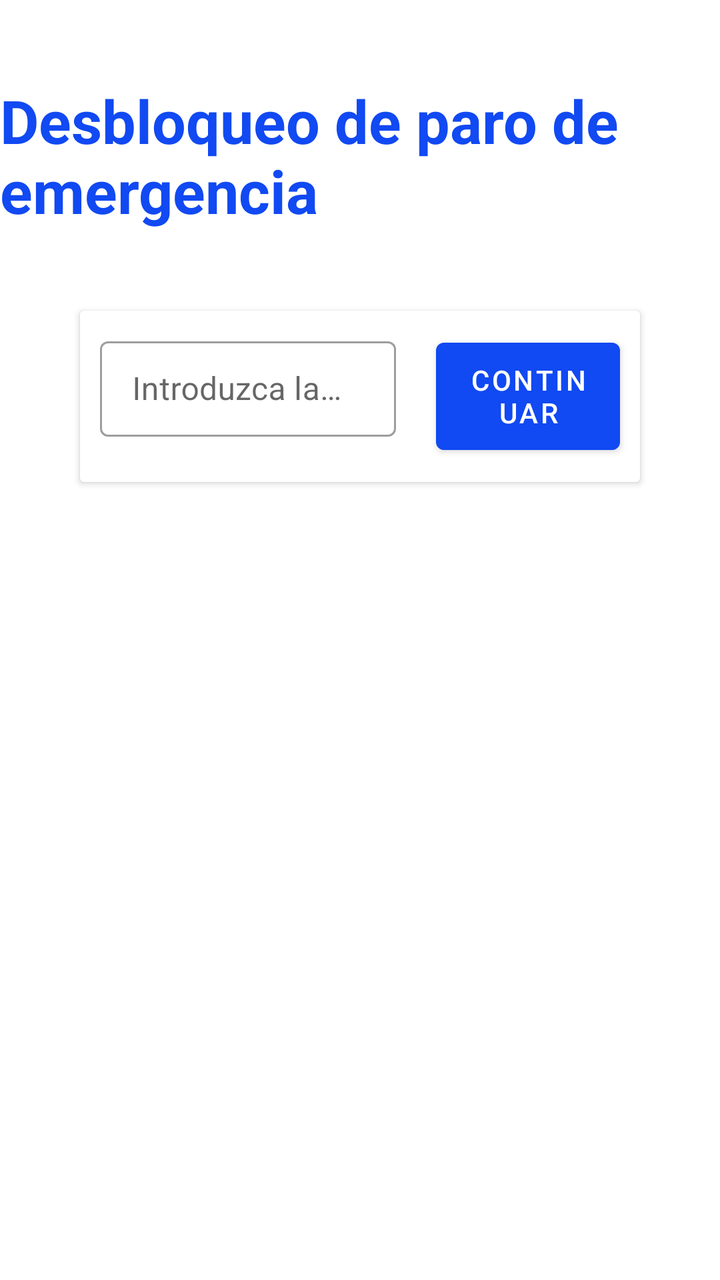
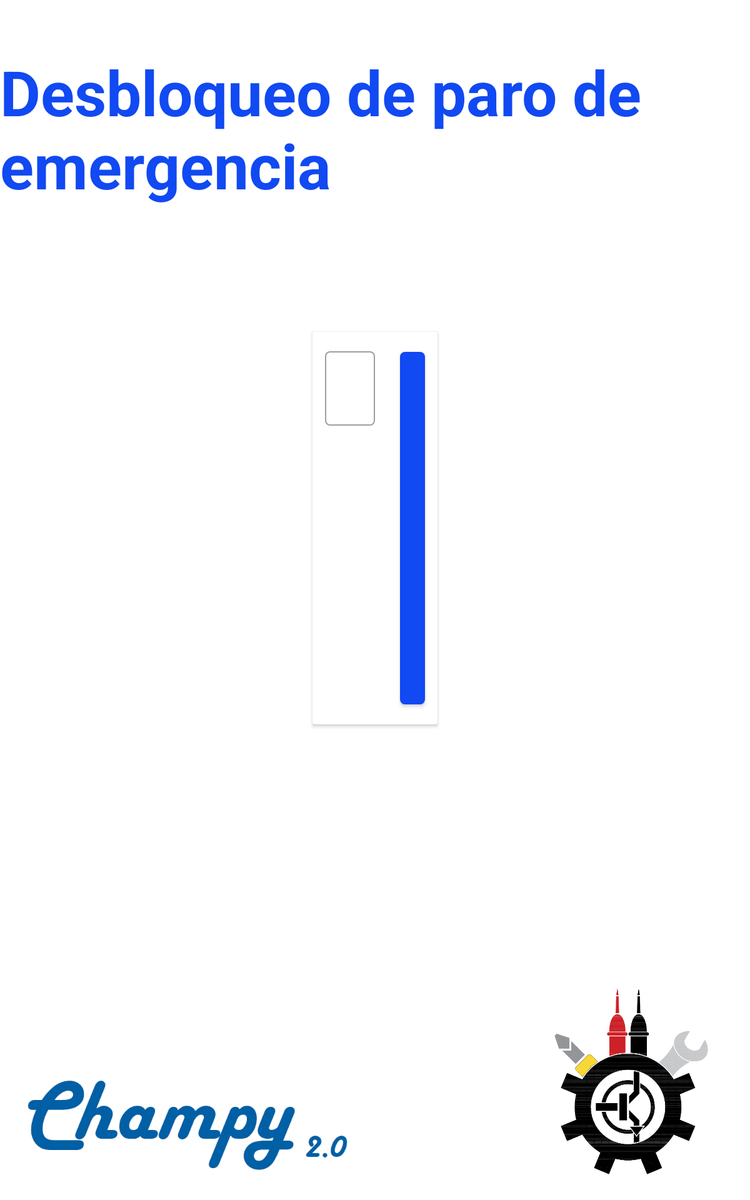

An Android layout and its configuration variant, each rendered on a device that would load it. The default file and the variant file are quoted in full after the pictures.
<!-- AndroidManifest.xml: application theme Theme.ChampyApp -->
<!-- res/layout/fgm_desbloquear_paro.xml -->
<?xml version="1.0" encoding="utf-8"?>
<androidx.constraintlayout.widget.ConstraintLayout xmlns:android="http://schemas.android.com/apk/res/android"
    xmlns:tools="http://schemas.android.com/tools"
    android:layout_width="match_parent"
    android:layout_height="match_parent"
    xmlns:app="http://schemas.android.com/apk/res-auto"
    tools:context=".FgmDesbloquearParo">

    <TextView
        android:id="@+id/tv_desbloquear_paro"
        android:layout_width="wrap_content"
        android:layout_height="wrap_content"
        android:layout_marginTop="40dp"
        android:text="Desbloqueo de paro de emergencia"
        android:textColor="@color/pavisa_blue"
        android:textSize="30sp"
        android:textStyle="bold"
        app:layout_constraintEnd_toEndOf="parent"
        app:layout_constraintStart_toStartOf="parent"
        app:layout_constraintTop_toTopOf="parent" />

    <androidx.cardview.widget.CardView
        android:id="@+id/cv_desbloqueo_paro"
        android:layout_width="match_parent"
        android:layout_height="wrap_content"
        android:layout_margin="40dp"
        app:layout_constraintEnd_toEndOf="parent"
        app:layout_constraintStart_toStartOf="parent"
        app:layout_constraintTop_toBottomOf="@id/tv_desbloquear_paro">

        <LinearLayout
            android:layout_width="match_parent"
            android:layout_height="wrap_content"
            android:orientation="horizontal">

            <com.google.android.material.textfield.TextInputLayout
                android:id="@+id/til_desbloquear_paro"
                style="@style/Widget.MaterialComponents.TextInputLayout.OutlinedBox.Dense"
                android:layout_width="match_parent"
                android:layout_height="match_parent"
                android:layout_margin="10dp"
                android:layout_weight="1"
                android:hint="Introduzca la contraseña para desbloquear">

                <com.google.android.material.textfield.TextInputEditText
                    android:id="@+id/et_password_paro"
                    android:layout_width="match_parent"
                    android:layout_height="wrap_content" />
            </com.google.android.material.textfield.TextInputLayout>

            <Button
                android:id="@+id/btn_desbloquear_paro"
                android:layout_width="match_parent"
                android:layout_height="match_parent"
                android:layout_margin="10dp"
                android:layout_weight="1.5"
                android:text="Continuar" />

        </LinearLayout>
    </androidx.cardview.widget.CardView>

</androidx.constraintlayout.widget.ConstraintLayout>
<!-- resources referenced by this layout -->
<resources>
  <color name="pavisa_blue">#1149f2</color>
  <style name="Theme.ChampyApp" parent="Theme.MaterialComponents.DayNight.NoActionBar">
          <item name="colorPrimary">@color/pavisa_blue</item>
          <item name="colorPrimaryVariant">@color/pavisa_blue_light</item>
          <item name="colorOnPrimary">@color/white</item>
  
  
  
  
  
  
      </style>
  <color name="pavisa_blue_light">#2b73fb</color>
  <color name="white">#FFFFFFFF</color>
</resources>
<!-- res/layout-sw600dp/fgm_desbloquear_paro.xml (the repository's variant of the layout above) -->
<!-- drawn on a 7-inch tablet held upright -->
<?xml version="1.0" encoding="utf-8"?>
<androidx.constraintlayout.widget.ConstraintLayout xmlns:android="http://schemas.android.com/apk/res/android"
    xmlns:tools="http://schemas.android.com/tools"
    android:layout_width="match_parent"
    android:layout_height="match_parent"
    xmlns:app="http://schemas.android.com/apk/res-auto"
    tools:context=".FgmDesbloquearParo">

    <ImageView
        android:id="@+id/imageView19"
        android:layout_width="260dp"
        android:layout_height="80dp"
        android:layout_marginStart="20dp"
        android:layout_marginBottom="20dp"
        android:src="@drawable/logo_champy"
        app:layout_constraintBottom_toBottomOf="parent"
        app:layout_constraintStart_toStartOf="parent" />

    <ImageView
        android:id="@+id/imageView20"
        android:layout_width="150dp"
        android:layout_height="150dp"
        android:layout_marginEnd="20dp"
        android:layout_marginBottom="20dp"
        android:src="@drawable/logo_instrumentacion"
        app:layout_constraintBottom_toBottomOf="parent"
        app:layout_constraintEnd_toEndOf="parent" />

    <TextView
        android:id="@+id/tv_desbloquear_paro"
        android:layout_width="wrap_content"
        android:layout_height="wrap_content"
        android:layout_marginTop="40dp"
        android:text="Desbloqueo de paro de emergencia"
        android:textColor="@color/pavisa_blue"
        android:textSize="50sp"
        android:textStyle="bold"
        app:layout_constraintEnd_toEndOf="parent"
        app:layout_constraintStart_toStartOf="parent"
        app:layout_constraintTop_toTopOf="parent" />

    <androidx.cardview.widget.CardView
        android:id="@+id/cv_desbloqueo_paro"
        android:layout_width="match_parent"
        android:layout_height="wrap_content"
        android:layout_marginStart="250dp"
        android:layout_marginTop="100dp"
        android:layout_marginEnd="250dp"
        app:layout_constraintEnd_toEndOf="parent"
        app:layout_constraintStart_toStartOf="parent"
        app:layout_constraintTop_toBottomOf="@id/tv_desbloquear_paro">

        <LinearLayout
            android:layout_width="match_parent"
            android:layout_height="wrap_content"
            android:orientation="horizontal">

            <com.google.android.material.textfield.TextInputLayout
                android:id="@+id/til_desbloquear_paro"
                style="@style/Widget.MaterialComponents.TextInputLayout.OutlinedBox.Dense"
                android:layout_width="match_parent"
                android:layout_height="match_parent"
                android:layout_margin="10dp"
                android:layout_weight="1"
                android:hint="Introduzca la contraseña para desbloquear">

                <com.google.android.material.textfield.TextInputEditText
                    android:id="@+id/et_password_paro"
                    android:layout_width="match_parent"
                    android:layout_height="wrap_content"
                    android:textSize="25sp"
                    android:singleLine="true" />
            </com.google.android.material.textfield.TextInputLayout>

            <Button
                android:id="@+id/btn_desbloquear_paro"
                android:layout_width="match_parent"
                android:layout_height="match_parent"
                android:layout_margin="10dp"
                android:layout_weight="1.5"
                android:textSize="25sp"
                android:text="Continuar" />

        </LinearLayout>
    </androidx.cardview.widget.CardView>

</androidx.constraintlayout.widget.ConstraintLayout>
<!-- resources referenced by the variant -->
<!-- as a 7-inch tablet held upright resolves them -->
<resources>
  <color name="pavisa_blue">#1149f2</color>
  <!-- drawable logo_champy: png bitmap (drawable, 9902 bytes) -->
  <!-- drawable logo_instrumentacion: png bitmap (drawable, 44134 bytes) -->
  <style name="Theme.ChampyApp" parent="Theme.MaterialComponents.DayNight.NoActionBar">
          <item name="colorPrimary">@color/pavisa_blue</item>
          <item name="colorPrimaryVariant">@color/pavisa_blue_light</item>
          <item name="colorOnPrimary">@color/white</item>
  
  
  
  
  
  
      </style>
  <color name="pavisa_blue_light">#2b73fb</color>
  <color name="white">#FFFFFFFF</color>
</resources>
